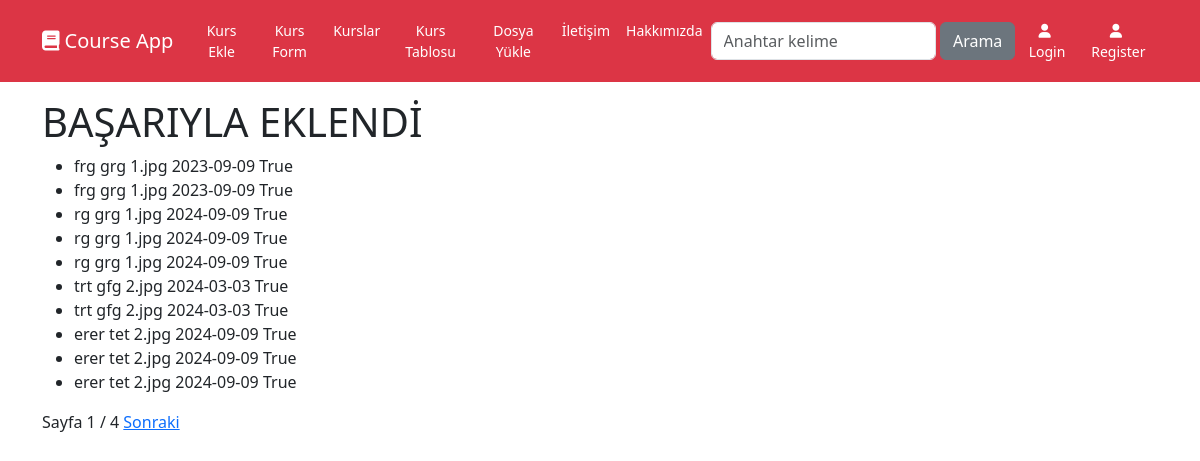
Screenshot of /courses/kurslar/ with the database file from the repository.
### courses/models.py (models this page shows)
class Course(models.Model):
    title = models.CharField(max_length=30)
    description = models.TextField()
    imageUrl = models.CharField(max_length=50)
    date = models.DateField()
    isActive = models.BooleanField()
    def __str__(self):
        return f"{self.title} {self.description} {self.imageUrl} {self.date} {self.isActive}"

### courses/views.py (the view)
# urls.py: path('kurslar/', views.kurslar, name="kurslar"),
def kurslar(request):
    courses = Course.objects.all()
    paginator = Paginator(courses, 10)
    page_number = request.GET.get('page')
    page_obj = paginator.get_page(page_number)
    return render(request, 'courses/kurslar.html', {'page_obj': page_obj})

### courses/templates/courses/kurslar.html (shortened to what this page needs)
{% extends 'layout.html' %}
{% block content %}
<div class="container mt-3">
        <div class="row">
            <div class="col-12">
                <h1>BAŞARIYLA EKLENDİ</h1>
                <ul>
                    {% for x in page_obj %}
                        <li>{{ x }}</li>
                    {% endfor %}
                </ul>
                <div>
                    <span>Sayfa {{ page_obj.number }} / {{ page_obj.paginator.num_pages }}</span>
                    {% if page_obj.has_next %}
                        <a href="?page={{ page_obj.next_page_number }}">Sonraki</a>
                    {% endif %}
                </div>
            </div>
        </div>
</div>
{% endblock %}

### rows the page displays
Course: title+description+imageUrl "frg grg 1.jpg 2023-09-09 True"
Course: title+description+imageUrl "frg grg 1.jpg 2023-09-09 True"
Course: title+description+imageUrl "rg grg 1.jpg 2024-09-09 True"
Course: title+description+imageUrl "rg grg 1.jpg 2024-09-09 True"
Course: title+description+imageUrl "rg grg 1.jpg 2024-09-09 True"
Course: title+description+imageUrl "trt gfg 2.jpg 2024-03-03 True"
Course: title+description+imageUrl "trt gfg 2.jpg 2024-03-03 True"
Course: title+description+imageUrl "erer tet 2.jpg 2024-09-09 True"
Course: title+description+imageUrl "erer tet 2.jpg 2024-09-09 True"
Course: title+description+imageUrl "erer tet 2.jpg 2024-09-09 True"

### other values shown
{{ page_obj.number }} "1"
{{ page_obj.paginator.num_pages }} "4"
